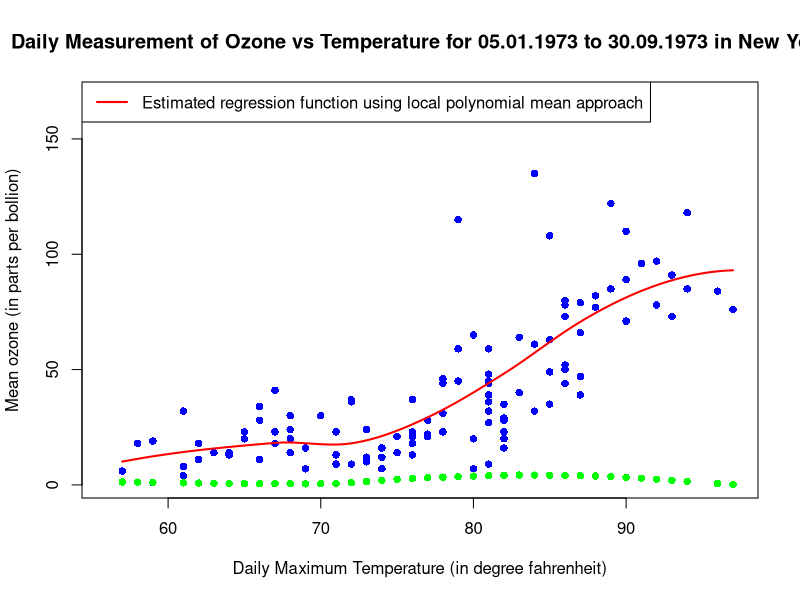
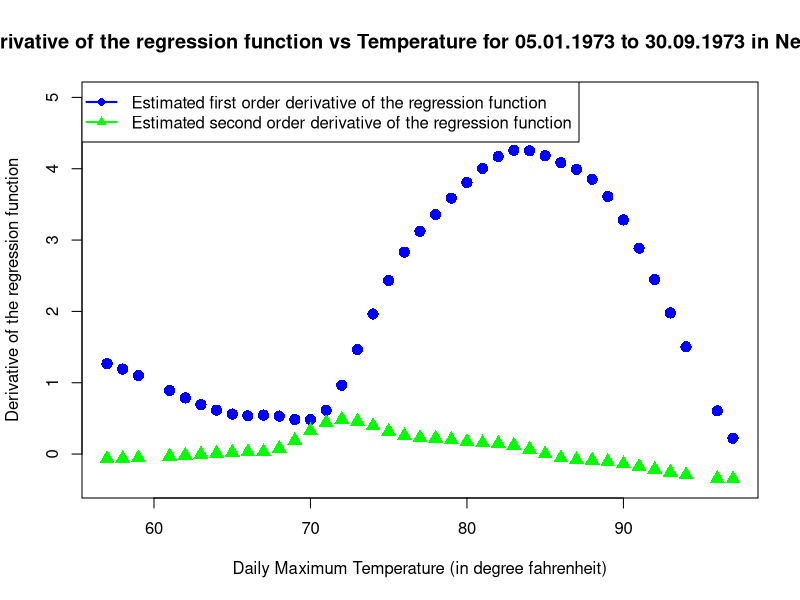
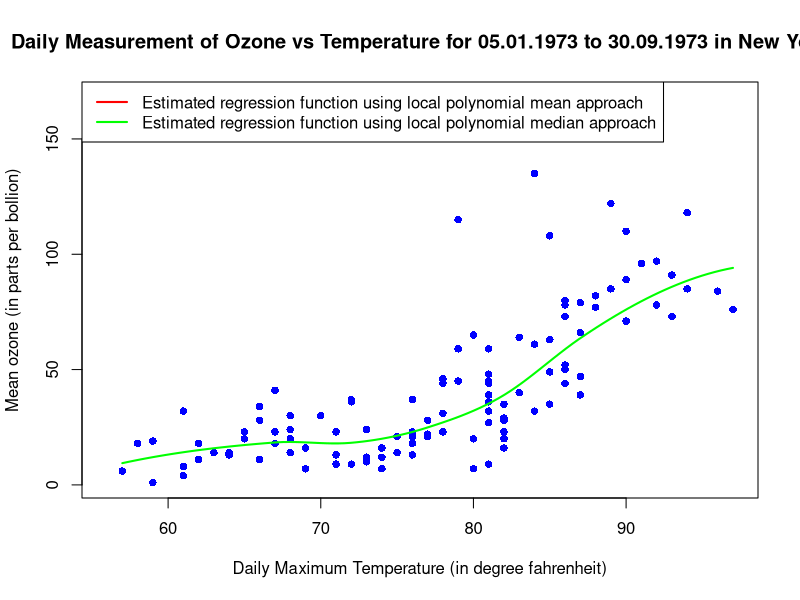
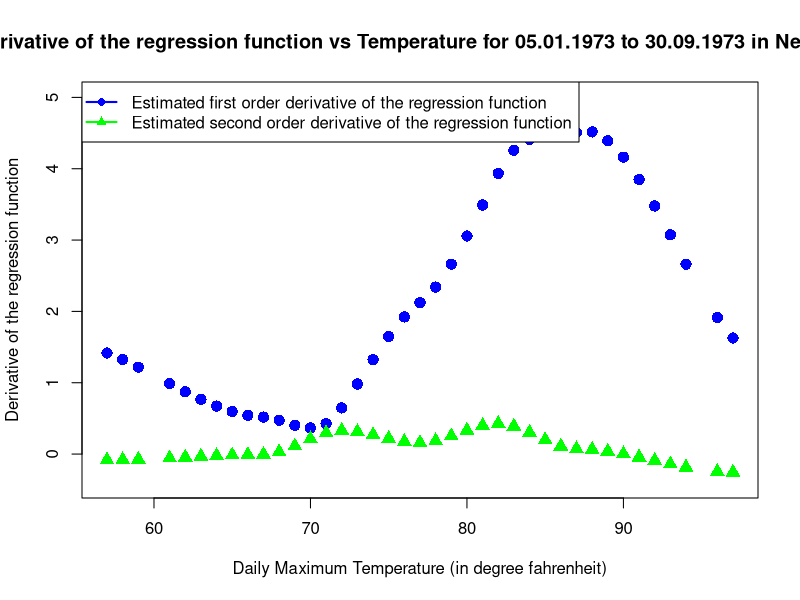

The R source for these figures, in order:
#install.packages("locfit")

library(locfit)

data = airquality
data = na.omit(data)

dim(data)

View(data)

plot(airquality$Temp, airquality$Ozone, 
     xlab = "Daily Maximum Temperature (in degree fahrenheit)",
     ylab = "Mean ozone (in parts per bollion)",
     col = "blue",
     pch = 16, 
     main = "Daily Measurement of Ozone vs Temperature for 05.01.1973 to 30.09.1973 in New York")

#regression by local polynomial mean
fit <- locfit.raw(data$Temp , data$Ozone, deg = 2)


dim(data)

lines(fit, col = "red", lwd = 2)
legend("topleft",legend = "Estimated regression function using local polynomial mean approach",
       lwd = 2, col = "red")


fitted <- predict(fit, data$Temp)
##########
fitted_loc_mean <- predict(fit, data$Temp)
##########

fit.deriv1 <- locfit.raw(data$Temp , data$Ozone, deg = 2, deriv = 1)
#first_deriv <- fit.deriv1$trans(data$Temp)

#lines(fit.deriv1, col = "red")

first_deriv <- predict(fit.deriv1, data$Temp)

points(data$Temp, first_deriv, col = "green", pch = 16)

fit.deriv2 <- locfit.raw(data$Temp , data$Ozone, deg = 2, deriv = c(1,1))
#second_deriv <- fit.deriv2$trans(data$Temp)

second_deriv <- predict(fit.deriv2, data$Temp)


df <- data.frame(data$Temp, data$Ozone, fitted, first_deriv, second_deriv )
View(df[sample(1:111, size = 10, replace = FALSE),])


plot(data$Temp, first_deriv, 
     xlab = "Daily Maximum Temperature (in degree fahrenheit)",
     ylab = "Derivative of the regression function",
     col = "blue",
     pch = 16, 
     ylim = c(-0.4, 5), cex = 1.5,
     main = "Derivative of the regression function vs Temperature for 05.01.1973 to 30.09.1973 in New York")

points(data$Temp, second_deriv, col = "green", pch = 17, cex = 1.5)
legend("topleft",legend = c("Estimated first order derivative of the regression function",
                            "Estimated second order derivative of the regression function"),
       lwd = 2, col = c("blue", "green"), pch = c(16,17))


#############################################################################3
#regrrssion by local polynomial median


plot(airquality$Temp, airquality$Ozone, 
     xlab = "Daily Maximum Temperature (in degree fahrenheit)",
     ylab = "Mean ozone (in parts per bollion)",
     col = "blue",
     pch = 16, 
     main = "Daily Measurement of Ozone vs Temperature for 05.01.1973 to 30.09.1973 in New York")

#regression by local polynomial mean
fit <- locfit.robust(data$Temp , data$Ozone, deg = 2)


dim(data)

lines(fit, col = "green", lwd = 2)
legend("topleft",legend = "Estimated regression function using local polynomial median approach",
       lwd = 2, col = "red")

legend("topleft",legend = c("Estimated regression function using local polynomial mean approach",
                            "Estimated regression function using local polynomial median approach"),
       lwd = c(2,2), col = c("red", "green"))



fitted <- predict(fit, data$Temp)
##########
fitted_loc_median <- predict(fit, data$Temp)
##########


fit.deriv1 <- locfit.robust(data$Temp , data$Ozone, deg = 2, deriv = 1)
#first_deriv <- fit.deriv1$trans(data$Temp)

#lines(fit.deriv1, col = "red")

first_deriv <- predict(fit.deriv1, data$Temp)


fit.deriv2 <- locfit.robust(data$Temp , data$Ozone, deg = 2, deriv = c(1,1))
#second_deriv <- fit.deriv2$trans(data$Temp)

second_deriv <- predict(fit.deriv2, data$Temp)


df <- data.frame(data$Temp, data$Ozone, fitted, first_deriv, second_deriv )
View(df[sample(1:111, size = 5, replace = FALSE),])


plot(data$Temp, first_deriv, 
     xlab = "Daily Maximum Temperature (in degree fahrenheit)",
     ylab = "Derivative of the regression function",
     col = "blue",
     pch = 16, 
     ylim = c(-0.4, 5), cex = 1.5,
     main = "Derivative of the regression function vs Temperature for 05.01.1973 to 30.09.1973 in New York")

points(data$Temp, second_deriv, col = "green", pch = 17, cex = 1.5)
legend("topleft",legend = c("Estimated first order derivative of the regression function",
                            "Estimated second order derivative of the regression function"),
       lwd = 2, col = c("blue", "green"), pch = c(16,17))

############ comparison ############
mse_loc_mean <- mean((data$Ozone - fitted_loc_mean)^2)
rmse_mean <- sqrt(mse_loc_mean)


r2_mean <- 1- (mse_loc_mean /var(data$Ozone))

mse_loc_median <- mean((data$Ozone - fitted_loc_median)^2)
rmse_median <- sqrt(mse_loc_median)


r2_median <- 1- (mse_loc_median /var(data$Ozone))
